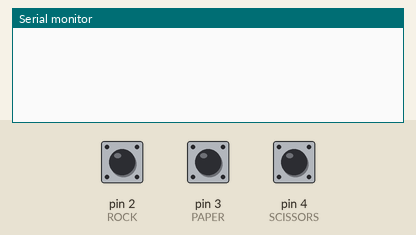
Recording of a sketch running on a simulated Arduino Uno, built with avr-gcc and run on an emulated ATmega328P. On the bench: the last lines printed to the serial monitor. Inputs (shaded band) come from the test bench; at power-on: pin 2 (ROCK) HIGH, pin 3 (PAPER) HIGH, pin 4 (SCISSORS) HIGH.

Above: at 1.2 s.
1.3 s: pin 2 (ROCK) pulled LOW for 0.15 s
At 1.9 s:
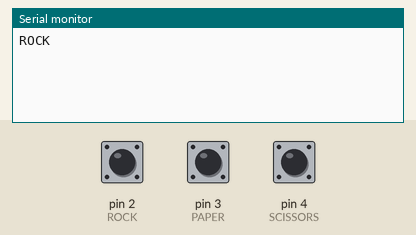
2.9 s: pin 3 (PAPER) pulled LOW for 0.15 s
At 4.1 s:
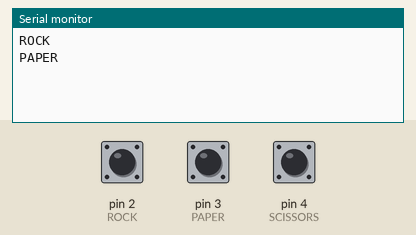
4.5 s: pin 4 (SCISSORS) pulled LOW for 0.15 s
At 5.5 s:
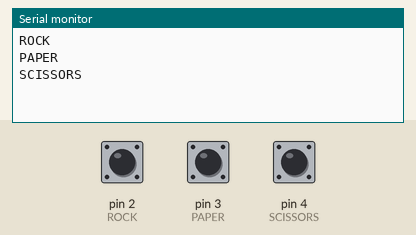

The sketch:

RPS.ino
```cpp
// digital pin 2 has a pushbutton attached to it. Give it a name:
#define ROCK 2
#define PAPER 3
#define SCISSORS 4

int lastRock = 0;
int lastPaper = 0;
int lastScissors =0;

// the setup routine runs once when you press reset:
void setup() {
  // initialize serial communication at 9600 bits per second:
  Serial.begin(9600);
  // make the pushbutton's pin an input:
  pinMode(ROCK, INPUT_PULLUP);
  pinMode(PAPER, INPUT_PULLUP);
  pinMode(SCISSORS, INPUT_PULLUP);

}

// the loop routine runs over and over again forever:
void loop() {
  int rockButtonState = digitalRead(ROCK);
  int scissorsButtonState = digitalRead(SCISSORS);
  int paperButtonState = digitalRead(PAPER);
if(rockButtonState == LOW and lastRock == HIGH){
    Serial.println("ROCK");
  }
  if(scissorsButtonState == LOW and lastScissors == HIGH){
    Serial.println("SCISSORS");
  }
  if(paperButtonState == LOW and lastPaper == HIGH){
    Serial.println("PAPER");
  }
  lastRock = rockButtonState;
  lastPaper = paperButtonState;
  lastScissors = scissorsButtonState;
  delay(1);  // delay in between reads for stability
}
```

Measured:
- after the input at 1.3 s, the serial monitor: prints a new line at once (image 1)
- after the input at 2.9 s, the serial monitor: prints a new line at once (image 2)
- after the input at 4.5 s, the serial monitor: prints a new line at once (image 3)
